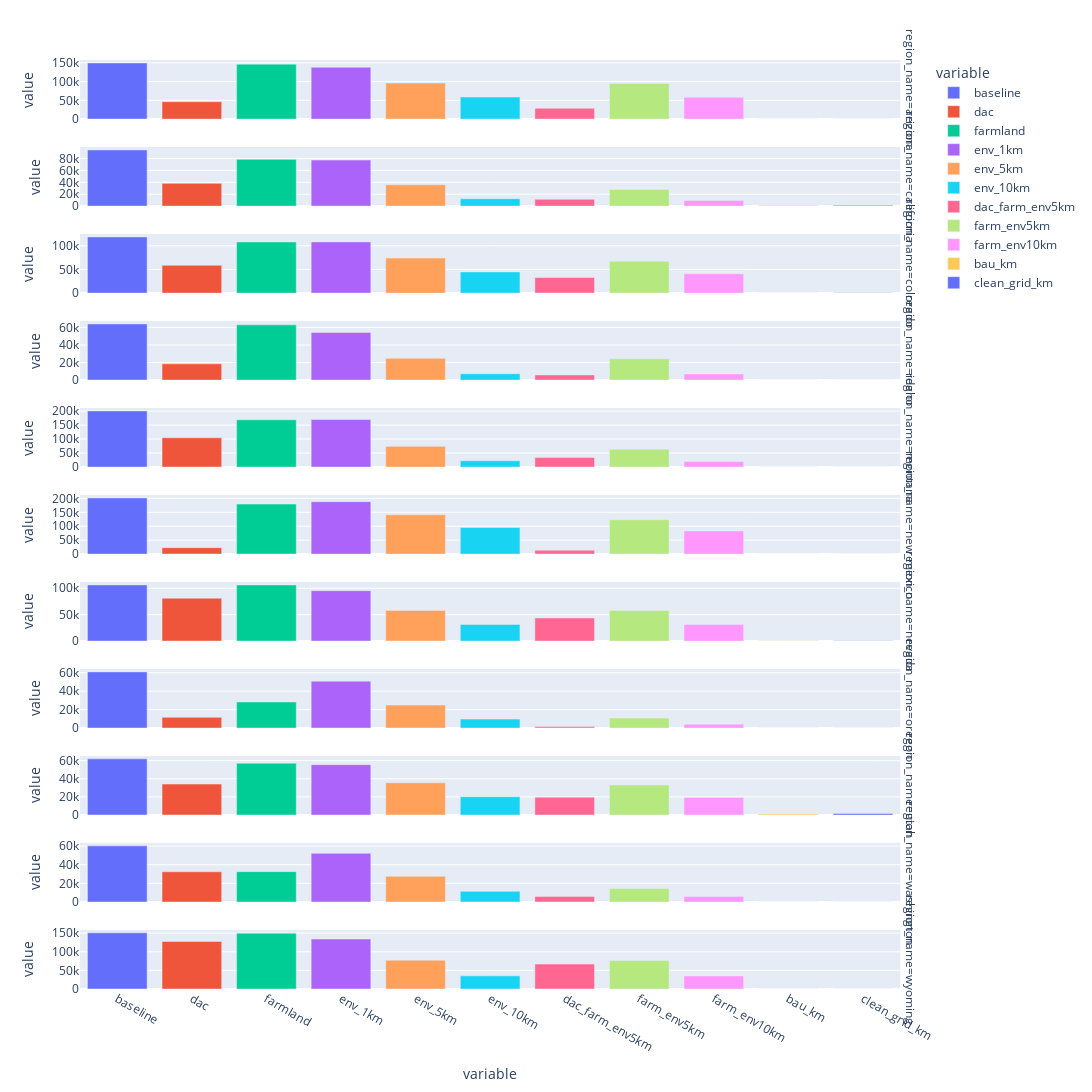

Source (notebook cell):
### Code cell
print('solar')
fig = px.bar(solar_df, x="variable", y="value", color="variable",
             facet_row="region_name", width=1200, height=2000)
fig.update_yaxes(matches=None)
fig.show()
